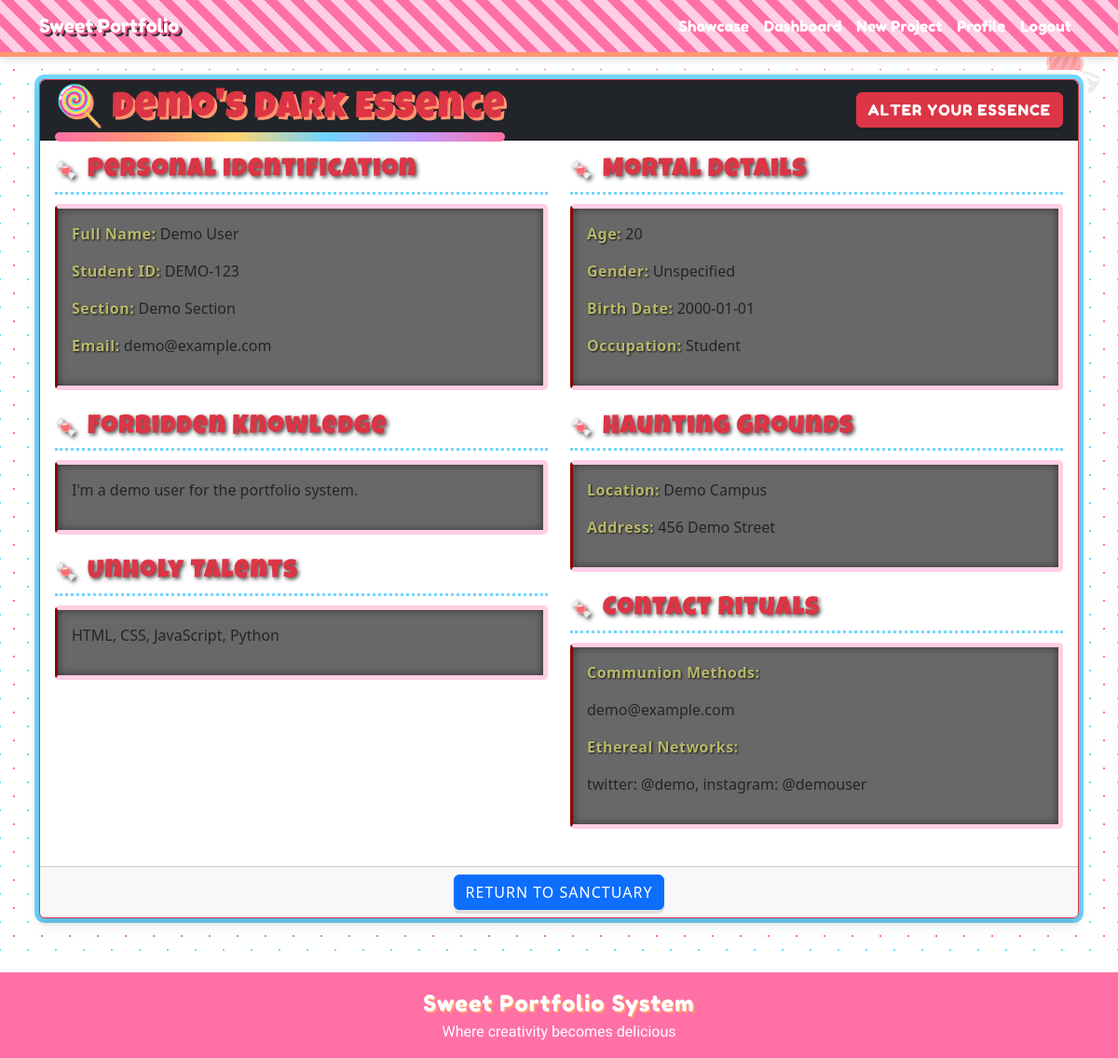
The page /profile (signed in) on the database its author committed.
### app.py (models this page shows, shortened)
class User(db.Model): # Represents a user in the system
    id = db.Column(db.Integer, primary_key=True)
    username = db.Column(db.String(80), unique=True, nullable=False)
    email = db.Column(db.String(120), unique=True, nullable=False)
    password_hash = db.Column(db.String(128))
    projects = db.relationship('Project', backref='author', lazy=True)
    about_me = db.Column(db.Text, nullable=True)
    tech_stack = db.Column(db.Text, nullable=True)
    birthdate = db.Column(db.String(20), nullable=True)
    location = db.Column(db.String(100), nullable=True)
    occupation = db.Column(db.String(100), nullable=True)
    social_media = db.Column(db.Text, nullable=True)
    contact_info = db.Column(db.Text, nullable=True)
    full_name = db.Column(db.String(100), nullable=True)
    age = db.Column(db.String(20), nullable=True)
    gender = db.Column(db.String(50), nullable=True)
    address = db.Column(db.Text, nullable=True)
    student_id = db.Column(db.String(50), nullable=True)
    section = db.Column(db.String(50), nullable=True)

### app.py (the view)
@app.route('/profile')
def view_profile():
    if 'user_id' not in session:
        flash('Please log in first')
        return redirect(url_for('login'))
    user = User.query.get(session['user_id'])
    if not user:
        session.clear()  # Clear invalid session
        flash('User not found. Please log in again.')
        return redirect(url_for('login'))
    return render_template('profile.html', user=user)

### app.py (called while the page is built)
@app.context_processor
def inject_request():
    return {'request': request}

@app.template_filter('nl2br')
def nl2br_filter(text):
    if text:
        return text.replace('\n', '<br>')
    return ''

### templates/profile.html (shortened to what this page needs)
{% extends "base.html" %}
{% block content %}
<div class="card border-danger mb-4">
    <div class="card-header bg-dark text-danger d-flex justify-content-between align-items-center">
        <h1 class="mb-0">{{ user.username }}'s Dark Essence</h1>
        <a href="{{ url_for('edit_profile') }}" class="btn btn-danger">Alter Your Essence</a>
    </div>
    <div class="card-body">
        <div class="row">
            <div class="col-md-6">
                <div class="profile-section mb-4">
                    <h3 class="text-danger">Personal Identification</h3>
                    <div class="dark-box">
                        <p><strong>Full Name:</strong>
                            {% if user.full_name %}
                                {{ user.full_name }}
                            {% else %}
                                <span class="text-muted">Unnamed</span>
                            {% endif %}
                        </p>
                        <p><strong>Student ID:</strong>
                            {% if user.student_id %}
                                {{ user.student_id }}
                            {% else %}
                                <span class="text-muted">Unregistered</span>
                            {% endif %}
                        </p>
                        <p><strong>Section:</strong>
                            {% if user.section %}
                                {{ user.section }}
                            {% else %}
                                <span class="text-muted">Unassigned</span>
                            {% endif %}
                        </p>
                        <p><strong>Email:</strong> {{ user.email }}</p>
                    </div>
                </div>
                <div class="profile-section mb-4">
                    <h3 class="text-danger">Forbidden Knowledge</h3>
                    <div class="dark-box">
                        {% if user.about_me %}
                            <p>{{ user.about_me|nl2br|safe }}</p>
                        {% else %}
                            <p class="text-muted">Your dark secrets remain unwritten...</p>
                        {% endif %}
                    </div>
                </div>
                <div class="profile-section mb-4">
                    <h3 class="text-danger">Unholy Talents</h3>
                    <div class="dark-box">
                        {% if user.tech_stack %}
                            <p>{{ user.tech_stack|nl2br|safe }}</p>
                        {% else %}
                            <p class="text-muted">Your arcane abilities remain hidden...</p>
                        {% endif %}
                    </div>
                </div>
            </div>
            <div class="col-md-6">
                <div class="profile-section mb-4">
                    <h3 class="text-danger">Mortal Details</h3>
                    <div class="dark-box">
                        <p><strong>Age:</strong>
                            {% if user.age %}
                                {{ user.age }}
                            {% else %}
                                <span class="text-muted">Ageless</span>
                            {% endif %}
                        </p>
                        <p><strong>Gender:</strong>
                            {% if user.gender %}
                                {{ user.gender }}
                            {% else %}
                                <span class="text-muted">Unknown</span>
                            {% endif %}
                        </p>
                        <p><strong>Birth Date:</strong>
                            {% if user.birthdate %}
                                {{ user.birthdate }}
                            {% else %}
                                <span class="text-muted">Lost to time</span>
                            {% endif %}
                        </p>
                        <p><strong>Occupation:</strong>
                            {% if user.occupation %}
                                {{ user.occupation }}
                            {% else %}
                                <span class="text-muted">Wandering soul</span>
                            {% endif %}
                        </p>
                    </div>
                </div>
                <div class="profile-section mb-4">
                    <h3 class="text-danger">Haunting Grounds</h3>
                    <div class="dark-box">
                        <p><strong>Location:</strong>
                            {% if user.location %}
                                {{ user.location }}
                            {% else %}
                                <span class="text-muted">Nowhere and everywhere</span>
                            {% endif %}
                        </p>
                        <p><strong>Address:</strong>
                            {% if user.address %}
                                {{ user.address|nl2br|safe }}
                            {% else %}
                                <span class="text-muted">No fixed abode</span>
                            {% endif %}
                        </p>
                    </div>
                </div>
                <div class="profile-section mb-4">
                    <h3 class="text-danger">Contact Rituals</h3>
                    <div class="dark-box">
                        <p><strong>Communion Methods:</strong></p>
                        {% if user.contact_info %}
                            <p>{{ user.contact_info|nl2br|safe }}</p>
                        {% else %}
                            <p class="text-muted">No means of contact revealed...</p>
                        {% endif %}
                        <p><strong>Ethereal Networks:</strong></p>
                        {% if user.social_media %}
                            <p>{{ user.social_media|nl2br|safe }}</p>
                        {% else %}
                            <p class="text-muted">Your spectral connections remain hidden...</p>
                        {% endif %}
                    </div>
                </div>
            </div>
        </div>
    </div>
    <div class="card-footer text-center">
        <a href="{{ url_for('dashboard') }}" class="btn btn-primary">Return to Sanctuary</a>
    </div>
</div>
{% endblock %}

### static/css/style.css (style rules this page uses)
:root { --candy-pink: #ff70a6; --bubblegum: #ff9770; --lemon-drop: #ffd670; --mint-green: #70d6ff; --grape: #bf9eff; --licorice: #3a3042; --marshmallow: #fff0f3; --chocolate: #6b4b3e; --candy-red: #ff5c8d; --cotton-candy: #ffcee4; }
body { background-color: var(--marshmallow); background-image: radial-gradient(var(--candy-pink) 1px, transparent 1px), radial-gradient(var(--mint-green) 1px, transparent 1px); background-size: 30px 30px; background-position: 0 0, 15px 15px; color: var(--licorice); font-family: 'Baloo 2', cursive; line-height: 1.6; min-height: 100vh; position: relative; margin: 0; padding: 0; transition: all 0.5s ease; }
h1, h2, h3, h4, h5, h6 { font-family: 'Luckiest Guy', cursive; color: var(--candy-pink); text-shadow: 3px 3px 0px var(--bubblegum); letter-spacing: 1px; position: relative; }
h1::after, h2::after { content: ""; position: absolute; bottom: -10px; left: 0; width: 100%; height: 10px; background: linear-gradient(90deg, var(--candy-pink), var(--bubblegum), var(--lemon-drop), var(--mint-green), var(--grape), var(--candy-pink)); border-radius: 10px; }
.card { background-color: white; border: none; border-radius: 20px; box-shadow: 0 10px 20px rgba(0, 0, 0, 0.05), 0 6px 6px rgba(0, 0, 0, 0.1), 0 0 0 5px var(--mint-green), 0 0 0 10px white; transition: all 0.3s ease; overflow: hidden; margin-bottom: 25px; }
.card-header { background-color: var(--grape); color: white; border-bottom: 5px dashed white; font-family: 'Fredoka One', cursive; }
.card-footer { background-color: var(--lemon-drop); border-top: 5px dashed white; }
.btn { border-radius: 50px; font-family: 'Fredoka One', cursive; text-transform: uppercase; letter-spacing: 1px; padding: 10px 20px; transition: all 0.3s ease; position: relative; overflow: hidden; box-shadow: 0 4px 0 0 rgba(0, 0, 0, 0.1); }
.btn::after { content: ""; position: absolute; top: 0; left: -100%; width: 100%; height: 100%; background: linear-gradient( 90deg, rgba(255, 255, 255, 0) 0%, rgba(255, 255, 255, 0.3) 50%, rgba(255, 255, 255, 0) 100% ); transition: all 0.5s ease; }
.btn-primary { background-color: var(--mint-green); border: none; color: var(--licorice); }
.btn-danger { background-color: var(--candy-red); border: none; }
.dark-box { background-color: white; border-radius: 15px; border: 5px solid var(--cotton-candy); padding: 15px; box-shadow: inset 0 0 10px rgba(0, 0, 0, 0.05); }
h1::before, h2::before { content: "🍭"; margin-right: 10px; display: inline-block; animation: spin 10s linear infinite; }
h3::before { content: "🍬"; margin-right: 10px; display: inline-block; animation: bounce 2s ease infinite; }
.profile-section h3 { color: var(--candy-pink); text-shadow: 2px 2px 0px var(--bubblegum); margin-bottom: 15px; padding-bottom: 5px; border-bottom: 3px dotted var(--mint-green); }
.profile-section h3::before { content: "🍬"; margin-right: 10px; font-size: 1.2rem; }

### templates/base.html (style rules this page uses)
body { transition: all 0.5s ease; }

### templates/profile.html (style rules this page uses)
.dark-box { background-color: rgba(40, 40, 40, 0.7); border-left: 3px solid #8a0303; padding: 15px; border-radius: 5px; box-shadow: inset 0 0 10px rgba(0, 0, 0, 0.5); }
.profile-section h3 { margin-bottom: 10px; text-shadow: 2px 2px 4px rgba(0, 0, 0, 0.7); }
.dark-box strong { color: #b8b86b; letter-spacing: 0.5px; text-shadow: 1px 1px 2px rgba(0, 0, 0, 0.8); }

### rows shown on the page
User: username "demo", full_name "Demo User", student_id "DEMO-123", section "Demo Section", email "demo@example.com", about_me "I'm a demo user for the portfolio system.", tech_stack "HTML, CSS, JavaScript, Python", age "20", gender "Unspecified", birthdate "2000-01-01", occupation "Student", location "Demo Campus", address "456 Demo Street", contact_info "demo@example.com", social_media "twitter: @demo, instagram: @demouser"
